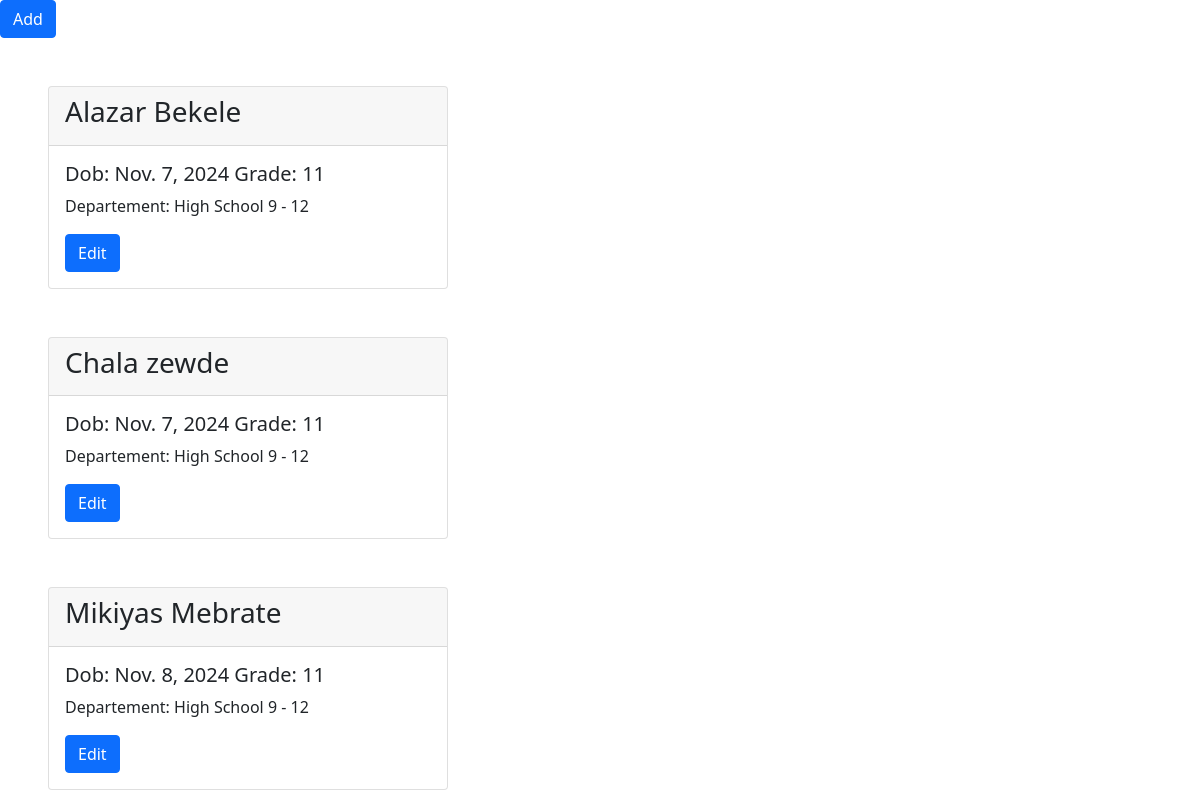
The page / on the database its author committed.
### Component/models.py (models this page shows, shortened)
class Requrement(models.Model):
  first_name = models.CharField (max_length=20)
  last_name = models.CharField (max_length=30)
  Dob = models.DateField (auto_now=False, auto_now_add=False)
  grade = models.IntegerField ()
  departement = models.ForeignKey(Departement, on_delete=models.SET_NULL,null=True)

class Departement (models.Model):
  name = models.CharField (max_length=30)
  Discribe = models.TextField (blank=True)
  def __str__(self) -> str:
    return self.name

### Component/views.py (the view)
# urls.py: path('', index, name='index'),
def index (request):
    form = FormInput (request.POST or None)
    if request.method == 'POST':
        if form.is_valid():
            form.save()
            messages.success (request, ('Successfully Department Added!'))
            form = FormInput()
    write = Requrement.objects.all()
    context = {
        'write': write,
        'form' : form
    }
    return render (request, 'index.html' , context)

### Component/templates/index.html (shortened to what this page needs)
{% load static %}
<!DOCTYPE html>
<html lang="en">
  {% include "Include/head.html" %}
<body class="">
  {% include "Include/MainBody.html" %}
</body>
</html>

### Component/templates/Include/MainBody.html (shortened to what this page needs)
<div>
  <div>
      <button type="button" class="btn btn-primary" data-bs-toggle="modal" data-bs-target="#exampleModal">Add</button>
      {% for writes in write %}
      <div class="card col-md-4 mt-5 ms-5">
        <div class="card-header">
          <h3> {{writes.first_name}} {{writes.last_name}} </h3>
        </div>
        <div class="card-body">
          <h5 class="card-title">Dob: {{writes.Dob}} Grade: {{writes.grade}}</h5>
          <p class="card-text">Departement: {{writes.departement}}</p>
          <a href="#" class="btn btn-primary">Edit</a>
        </div>
      </div>
      {% endfor %}
  </div>
</div>

### rows shown on the page
Requrement: first_name "Alazar", last_name "Bekele", Dob "Nov. 7, 2024", grade "11", departement "High School 9 - 12"
Requrement: first_name "Chala", last_name "zewde", Dob "Nov. 7, 2024", grade "11", departement "High School 9 - 12"
Requrement: first_name "Mikiyas", last_name "Mebrate", Dob "Nov. 8, 2024", grade "11", departement "High School 9 - 12"
